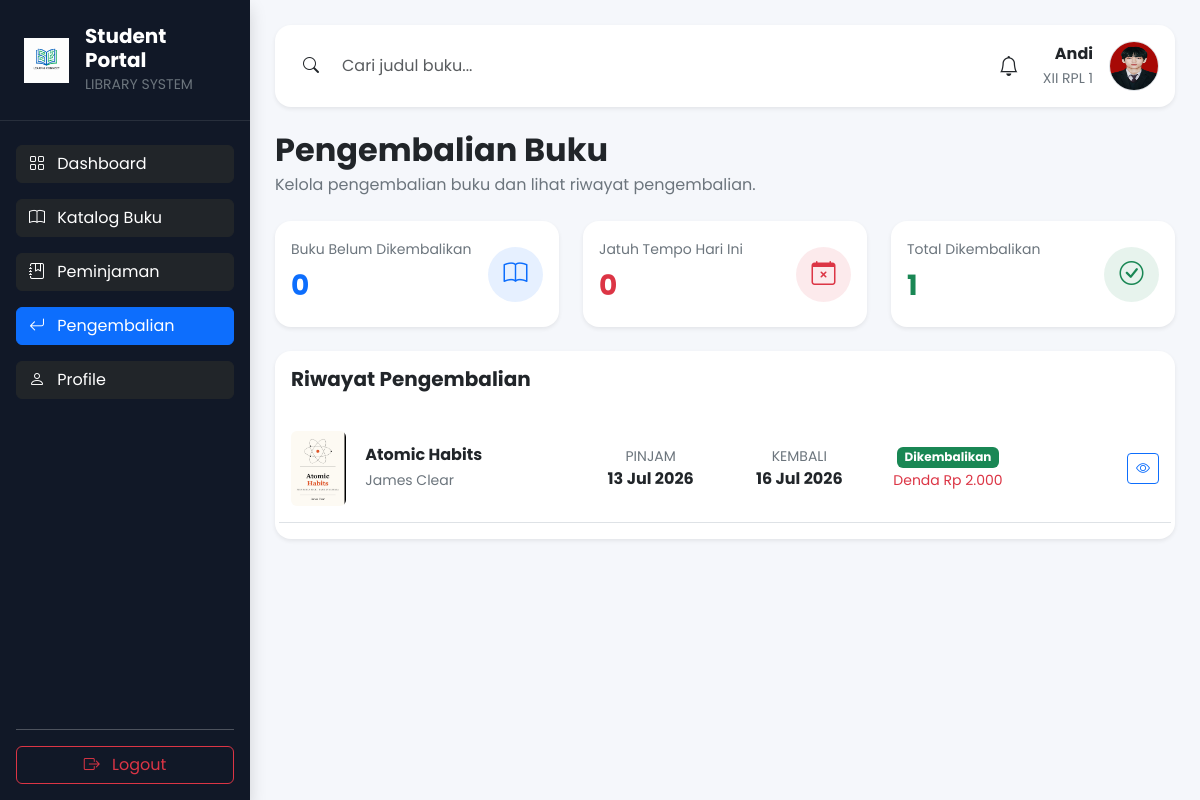
/siswa/pengembalian.php (signed in), run on the app's committed database.
### tables this page shows
CREATE TABLE `siswa` (
  `id_siswa` int(11) NOT NULL,
  `nis` varchar(20) NOT NULL,
  `nama_siswa` varchar(100) NOT NULL,
  `kelas` varchar(30) DEFAULT NULL,
  `jenis_kelamin` enum('L','P') DEFAULT NULL,
  `email` varchar(100) DEFAULT NULL,
  `no_hp` varchar(20) DEFAULT NULL,
  `alamat` text DEFAULT NULL,
  `password` varchar(255) NOT NULL,
  `foto` varchar(255) DEFAULT NULL,
  `created_at` timestamp NOT NULL DEFAULT current_timestamp()
);

CREATE TABLE `pengembalian` (
  `id_pengembalian` int(11) NOT NULL,
  `id_pinjam` int(11) NOT NULL,
  `tanggal_kembali` date DEFAULT NULL,
  `terlambat` int(11) DEFAULT 0,
  `denda` decimal(10,2) DEFAULT 0.00,
  `status` enum('Belum','Selesai') DEFAULT 'Belum'
);

CREATE TABLE `buku` (
  `id_buku` int(11) NOT NULL,
  `isbn` varchar(30) DEFAULT NULL,
  `judul` varchar(200) NOT NULL,
  `penulis` varchar(150) DEFAULT NULL,
  `penerbit` varchar(150) DEFAULT NULL,
  `tahun_terbit` year(4) DEFAULT NULL,
  `stok` int(11) DEFAULT 0,
  `cover` varchar(255) DEFAULT NULL,
  `deskripsi` text DEFAULT NULL,
  `id_kategori` int(11) DEFAULT NULL,
  `id_lokasi` int(11) DEFAULT NULL
);

CREATE TABLE `peminjaman` (
  `id_pinjam` int(11) NOT NULL,
  `id_siswa` int(11) NOT NULL,
  `id_buku` int(11) NOT NULL,
  `id_admin` int(11) NOT NULL,
  `tanggal_pinjam` date DEFAULT NULL,
  `batas_kembali` date DEFAULT NULL,
  `status` enum('Dipinjam','Dikembalikan','Terlambat') DEFAULT 'Dipinjam'
);

### siswa/pengembalian.php (the view, shortened to what this page needs)
<?php
include "../config/koneksi.php";
$idSiswa = $_SESSION['id'];
$query = mysqli_query($conn, "
SELECT
pengembalian.*,
peminjaman.tanggal_pinjam,
peminjaman.batas_kembali,
peminjaman.id_pinjam,
buku.id_buku,
buku.judul,
buku.penulis,
buku.cover
FROM pengembalian
INNER JOIN peminjaman
ON peminjaman.id_pinjam = pengembalian.id_pinjam
INNER JOIN buku
ON buku.id_buku = peminjaman.id_buku
WHERE peminjaman.id_siswa='$idSiswa'
ORDER BY pengembalian.id_pengembalian DESC
");
$totalPengembalian = mysqli_num_rows($query);
$totalBelum = mysqli_num_rows(mysqli_query($conn, "
SELECT *
FROM peminjaman
WHERE id_siswa='$idSiswa'
AND status='Dipinjam'
"));
$totalHariIni = mysqli_num_rows(mysqli_query($conn, "
SELECT *
FROM peminjaman
WHERE id_siswa='$idSiswa'
AND status='Dipinjam'
AND batas_kembali = CURDATE()
"));
include "../includes/header.php";
include "../includes/sidebar_siswa.php";
?>
<div
class="container-fluid"
style="
margin-left:250px;
padding:25px;
background:#F5F7FB;
min-height:100vh;
">
<?php include "../includes/navbar_siswa.php"; ?>
<div class="d-flex justify-content-between align-items-center mb-4">
    <div>
        <h2 class="fw-bold mb-1">
            Pengembalian Buku
        </h2>
        <p class="text-secondary mb-0">
            Kelola pengembalian buku dan lihat riwayat pengembalian.
        </p>
    </div>
</div>
<div class="row mb-4">
    <div class="col-lg-4">
        <div class="card border-0 shadow-sm rounded-4">
            <div class="card-body d-flex justify-content-between align-items-center">
                <div>
                    <small class="text-secondary">
                        Buku Belum Dikembalikan
                    </small>
                    <h3 class="fw-bold text-primary mt-2">
                        <?= $totalBelum; ?>
                    </h3>
                </div>
                <div
                class="bg-primary bg-opacity-10 rounded-circle d-flex align-items-center justify-content-center"
                style="width:55px;height:55px;">
                    <i class="bi bi-book text-primary fs-4"></i>
                </div>
            </div>
        </div>
    </div>
    <div class="col-lg-4">
        <div class="card border-0 shadow-sm rounded-4">
            <div class="card-body d-flex justify-content-between align-items-center">
                <div>
                    <small class="text-secondary">
                        Jatuh Tempo Hari Ini
                    </small>
                    <h3 class="fw-bold text-danger mt-2">
                        <?= $totalHariIni; ?>
                    </h3>
                </div>
                <div
                class="bg-danger bg-opacity-10 rounded-circle d-flex align-items-center justify-content-center"
                style="width:55px;height:55px;">
                    <i class="bi bi-calendar-x text-danger fs-4"></i>
                </div>
            </div>
        </div>
    </div>
    <div class="col-lg-4">
        <div class="card border-0 shadow-sm rounded-4">
            <div class="card-body d-flex justify-content-between align-items-center">
                <div>
                    <small class="text-secondary">
                        Total Dikembalikan
                    </small>
                    <h3 class="fw-bold text-success mt-2">
                        <?= $totalPengembalian; ?>
                    </h3>
                </div>
                <div
                class="bg-success bg-opacity-10 rounded-circle d-flex align-items-center justify-content-center"
                style="width:55px;height:55px;">
                    <i class="bi bi-check-circle text-success fs-4"></i>
                </div>
            </div>
        </div>
    </div>
</div>
<div class="card border-0 shadow-sm rounded-4">
    <div class="card-body">
        <h5 class="fw-bold mb-4">
            Riwayat Pengembalian
        </h5>
        <?php
if(mysqli_num_rows($query) > 0){
while($d = mysqli_fetch_assoc($query)){
?>
<div class="row align-items-center border-bottom py-3">
    <div class="col-lg-1">
        <img
        src="../assets/image/buku/<?= $d['cover']; ?>"
        class="rounded"
        style="width:55px;height:75px;object-fit:cover;">
    </div>
    <div class="col-lg-3">
        <h6 class="fw-bold mb-1">
            <?= $d['judul']; ?>
        </h6>
        <small class="text-secondary">
            <?= $d['penulis']; ?>
        </small>
    </div>
    <div class="col-lg-2 text-center">
        <small class="text-secondary d-block">
            PINJAM
        </small>
        <strong>
            <?= date("d M Y",strtotime($d['tanggal_pinjam'])); ?>
        </strong>
    </div>
    <div class="col-lg-2 text-center">
        <small class="text-secondary d-block">
            KEMBALI
        </small>
        <strong>
            <?= date("d M Y",strtotime($d['tanggal_kembali'])); ?>
        </strong>
    </div>
    <div class="col-lg-2 text-center">
        <span class="badge bg-success">
            Dikembalikan
        </span>
        <?php if($d['denda'] > 0){ ?>
            <br>
            <small class="text-danger">
                Denda Rp <?= number_format($d['denda'],0,",","."); ?>
            </small>
        <?php } ?>
    </div>
    <div class="col-lg-2 text-end">
<a
href="detail_pengembalian.php?id=<?= $d['id_pengembalian']; ?>"
class="btn btn-outline-primary btn-sm">
<i class="bi bi-eye"></i>
</a>
    </div>
</div>
<?php
}
}
?>
</div>
</div>
</div>
<?php include "../includes/footer.php"; ?>

### includes/navbar_siswa.php
<?php
$id = $_SESSION['id'];
$dataNavbar = mysqli_fetch_assoc(mysqli_query($conn,"
SELECT *
FROM siswa
WHERE id_siswa='$id'
"));
?>
<div class="card border-0 shadow-sm rounded-4 mb-4">
<div class="card-body">
<div class="d-flex justify-content-between align-items-center">
<div style="width:55%;">
<div class="input-group">
<span class="input-group-text bg-white border-0">
<i class="bi bi-search"></i>
</span>
<input
type="text"
class="form-control border-0"
placeholder="Cari judul buku...">
</div>
</div>
<div class="d-flex align-items-center">
<i class="bi bi-bell fs-5 me-4"></i>
<div class="text-end me-3">
<div class="fw-bold">
<?= $dataNavbar['nama_siswa']; ?>
</div>
<small class="text-secondary">
<?= $dataNavbar['kelas']; ?>
</small>
</div>
<img
src="../assets/image/siswa/<?= $dataNavbar['foto']; ?>"
width="50"
height="50"
class="rounded-circle border">
</div>
</div>
</div>
</div>

### data on the page
siswa: nama_siswa "Andi", kelas "XII RPL 1", foto (picture)
pengembalian: buku.cover (picture), buku.judul "Atomic Habits", buku.penulis "James Clear", id_pinjam.tanggal_pinjam "13 Jul 2026", tanggal_kembali "16 Jul 2026", denda "2.000"

### other printed values
$totalBelum "0"
$totalHariIni "0"
$totalPengembalian "1"
